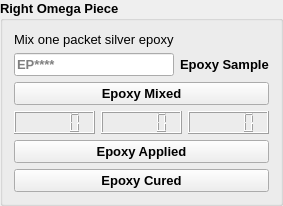
                     <widget class="QGroupBox" name="rightOmegaPiece">
                      <property name="font">
                       <font>
                        <pointsize>10</pointsize>
                        <weight>75</weight>
                        <bold>true</bold>
                       </font>
                      </property>
                      <property name="title">
                       <string>Right Omega Piece</string>
                      </property>
                      <layout class="QVBoxLayout" name="verticalLayout_3">
                       <item>
                        <layout class="QGridLayout" name="gridLayout_50">
                         <item row="0" column="0">
                          <widget class="QLabel" name="label_626">
                           <property name="font">
                            <font>
                             <weight>50</weight>
                             <bold>false</bold>
                            </font>
                           </property>
                           <property name="text">
                            <string>Mix one packet silver epoxy</string>
                           </property>
                          </widget>
                         </item>
                         <item row="1" column="0">
                          <widget class="QLineEdit" name="epoxy_batch_6">
                           <property name="sizePolicy">
                            <sizepolicy hsizetype="Preferred" vsizetype="Preferred">
                             <horstretch>0</horstretch>
                             <verstretch>0</verstretch>
                            </sizepolicy>
                           </property>
                           <property name="text">
                            <string/>
                           </property>
                           <property name="maxLength">
                            <number>6</number>
                           </property>
                           <property name="placeholderText">
                            <string>EP****</string>
                           </property>
                          </widget>
                         </item>
                         <item row="1" column="1">
                          <widget class="QLabel" name="label_627">
                           <property name="text">
                            <string>Epoxy Sample</string>
                           </property>
                          </widget>
                         </item>
                        </layout>
                       </item>
                       <item>
                        <widget class="QPushButton" name="epoxyMixedROP">
                         <property name="sizePolicy">
                          <sizepolicy hsizetype="Preferred" vsizetype="Preferred">
                           <horstretch>0</horstretch>
                           <verstretch>0</verstretch>
                          </sizepolicy>
                         </property>
                         <property name="font">
                          <font>
                           <pointsize>10</pointsize>
                           <weight>75</weight>
                           <bold>true</bold>
                          </font>
                         </property>
                         <property name="text">
                          <string>Epoxy Mixed</string>
                         </property>
                        </widget>
                       </item>
                       <item>
                        <layout class="QHBoxLayout" name="timerLayout_2" stretch="1,1,1">
                         <property name="sizeConstraint">
                          <enum>QLayout::SetFixedSize</enum>
                         </property>
                         <item>
                          <widget class="QLCDNumber" name="hour_disp_13">
                           <property name="sizePolicy">
                            <sizepolicy hsizetype="Preferred" vsizetype="Preferred">
                             <horstretch>0</horstretch>
                             <verstretch>0</verstretch>
                            </sizepolicy>
                           </property>
                          </widget>
                         </item>
                         <item>
                          <widget class="QLCDNumber" name="min_disp_13">
                           <property name="sizePolicy">
                            <sizepolicy hsizetype="Preferred" vsizetype="Preferred">
                             <horstretch>0</horstretch>
                             <verstretch>0</verstretch>
                            </sizepolicy>
                           </property>
                          </widget>
                         </item>
                         <item>
                          <widget class="QLCDNumber" name="sec_disp_13">
                           <property name="sizePolicy">
                            <sizepolicy hsizetype="Preferred" vsizetype="Preferred">
                             <horstretch>0</horstretch>
                             <verstretch>0</verstretch>
                            </sizepolicy>
                           </property>
                          </widget>
                         </item>
                        </layout>
                       </item>
                       <item>
                        <widget class="QPushButton" name="epoxyAppliedROP">
                         <property name="sizePolicy">
                          <sizepolicy hsizetype="Preferred" vsizetype="Preferred">
                           <horstretch>0</horstretch>
                           <verstretch>0</verstretch>
                          </sizepolicy>
                         </property>
                         <property name="font">
                          <font>
                           <pointsize>10</pointsize>
                           <weight>75</weight>
                           <bold>true</bold>
                          </font>
                         </property>
                         <property name="text">
                          <string>Epoxy Applied</string>
                         </property>
                        </widget>
                       </item>
                       <item>
                        <widget class="QPushButton" name="epoxyCuredROP">
                         <property name="sizePolicy">
                          <sizepolicy hsizetype="Preferred" vsizetype="Preferred">
                           <horstretch>0</horstretch>
                           <verstretch>0</verstretch>
                          </sizepolicy>
                         </property>
                         <property name="font">
                          <font>
                           <pointsize>10</pointsize>
                           <weight>75</weight>
                           <bold>true</bold>
                          </font>
                         </property>
                         <property name="text">
                          <string>Epoxy Cured</string>
                         </property>
                        </widget>
                       </item>
                      </layout>
                     </widget>
